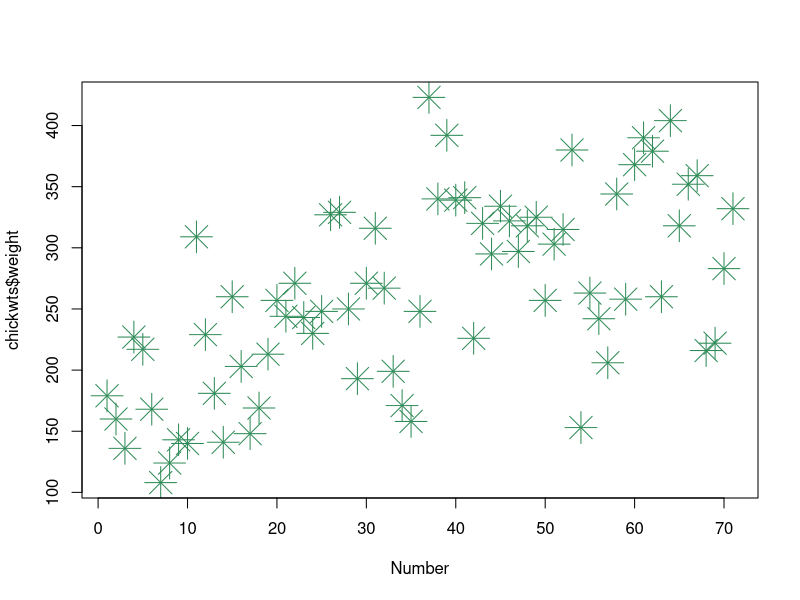
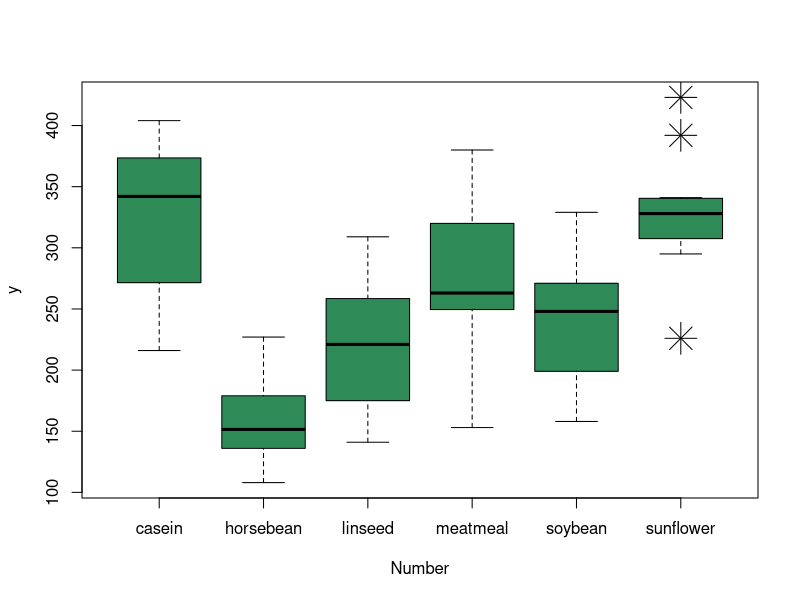
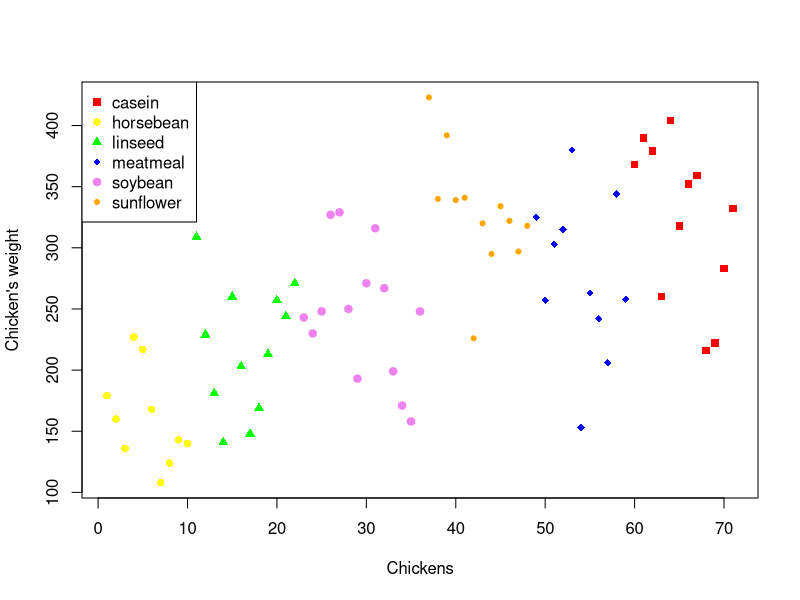
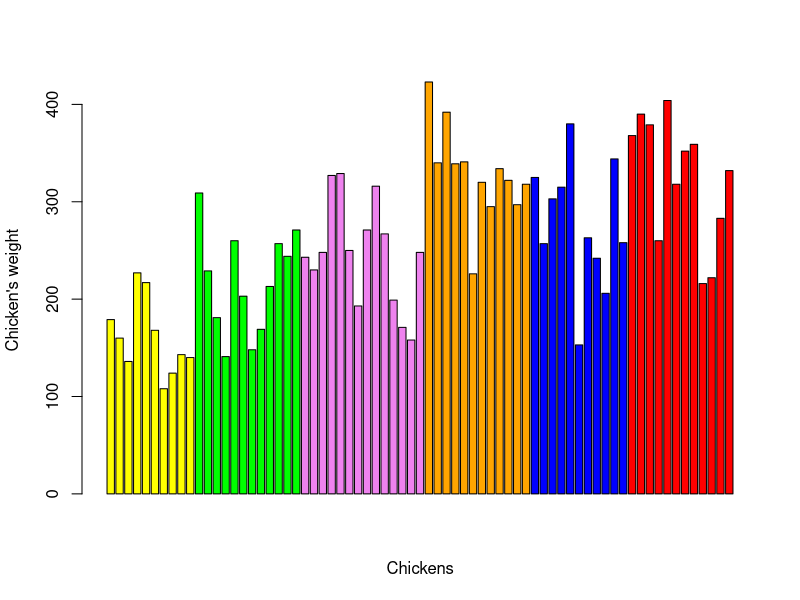
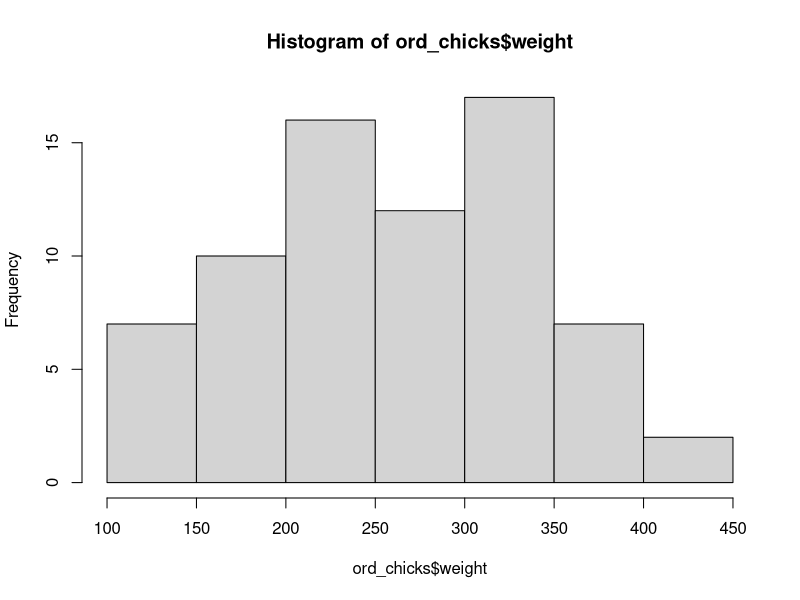
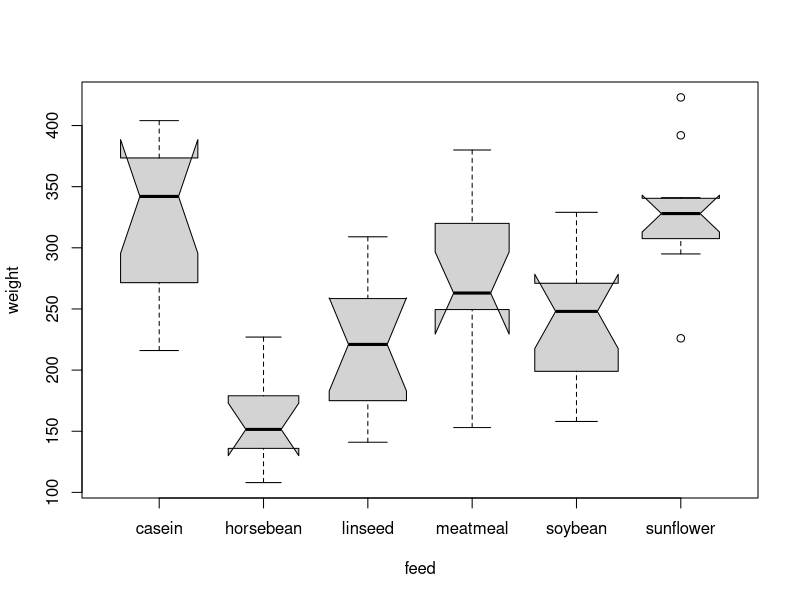
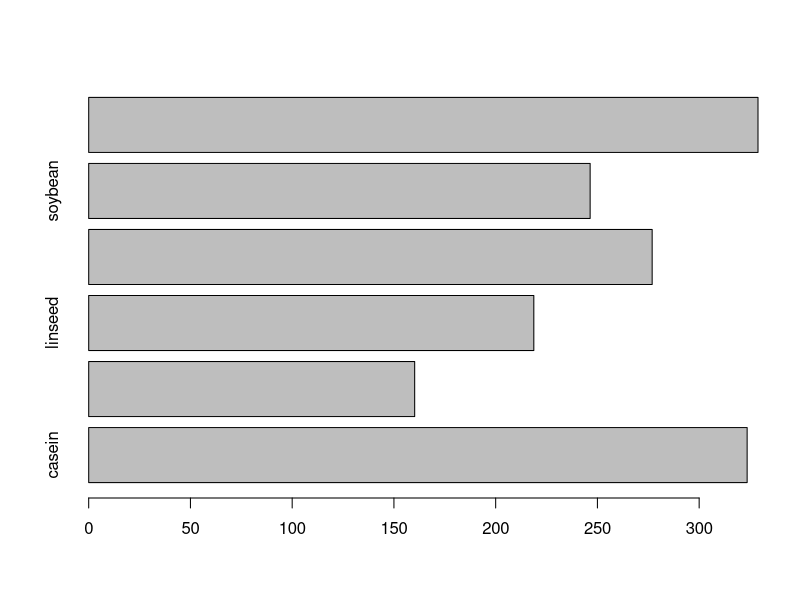
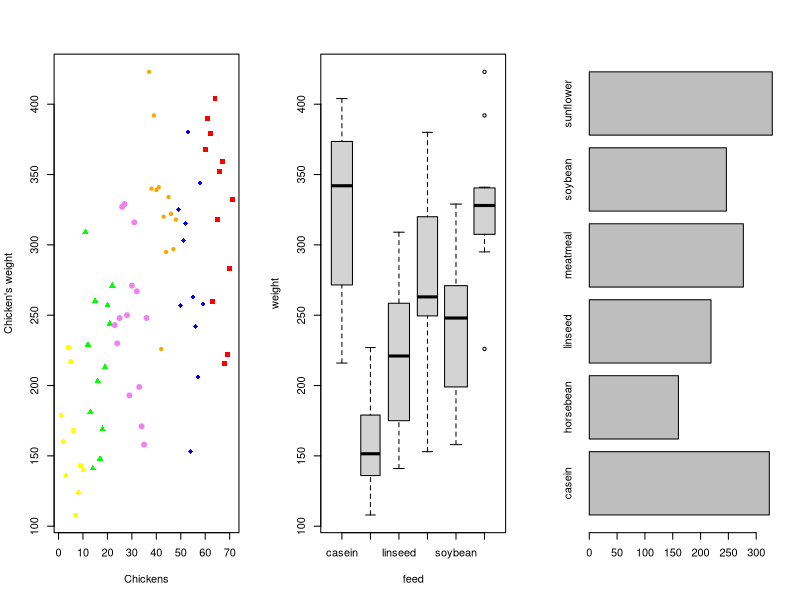

Source code (R) for these figures, in order:
chickwts
plot(x = 1:nrow(chickwts), y = chickwts$weight, xlab = 'Number',
     pch = 8, cex = 3, col = 'seagreen4')

?plot
colors()

plot(x = chickwts$feed, y = chickwts$weight, xlab = 'Number',
     pch = 8, cex = 3, col = 'seagreen4')

my_colors <- c("red", 'yellow', 'green', 'blue', 'violet', 'orange')
my_shapes = (15:20)

color_column <- my_colors[as.numeric(chickwts$feed)]
shapes_column <- my_shapes[as.numeric(chickwts$feed)]

plot(x = 1:nrow(chickwts), y = chickwts$weight,
     xlab = 'Chickens', ylab = "Chicken's weight",
     col = color_column, pch = shapes_column)

legend("topleft", legend = levels(chickwts$feed),
       col = my_colors, pch = my_shapes)

barplot(data = chickwts, height = chickwts$weight,
        xlab = 'Chickens', ylab = "Chicken's weight",
        col = color_column, pch = shapes_column)

ord_chicks <- chickwts[order(chickwts$weight),]
hist(ord_chicks$weight, breaks = 10)

boxplot(weight ~ feed, data = chickwts, varwidth = TRUE, notch = TRUE)

feed_mean <- tapply(chickwts$weight, chickwts$feed, mean)
feed_mean

barplot(feed_mean, horiz = TRUE)





par()
par(mfrow=c(1,3))

plot(x = 1:nrow(chickwts), y = chickwts$weight,
     xlab = 'Chickens', ylab = "Chicken's weight",
     col = color_column, pch = shapes_column)

boxplot(weight ~ feed, data = chickwts, varwidth = TRUE)

barplot(feed_mean, horiz = TRUE)

dev.off()





png('/Users/wojciechflak/Desktop/drop.png', width = 500, height = 500, res = 72)

my_colors <- c("red", 'yellow', 'green', 'blue', 'violet', 'orange')
my_shapes = (15:20)

color_column <- my_colors[as.numeric(chickwts$feed)]
shapes_column <- my_shapes[as.numeric(chickwts$feed)]

plot(x = 1:nrow(chickwts), y = chickwts$weight,
     xlab = 'Chickens', ylab = "Chicken's weight",
     col = color_column, pch = shapes_column)

legend("topleft", legend = levels(chickwts$feed),
       col = my_colors, pch = my_shapes)

dev.off()
